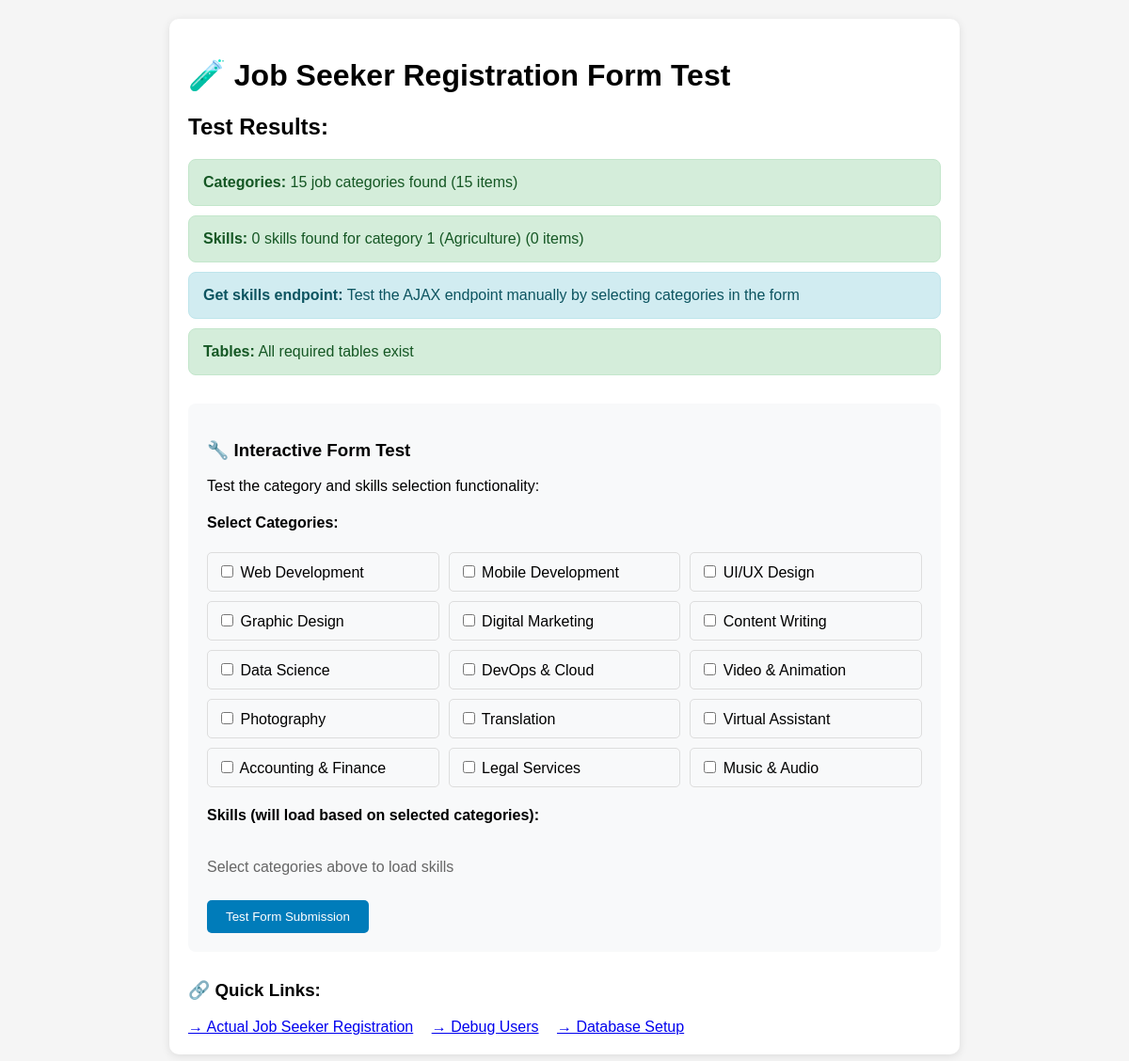
The page /test_job_seeker_form.php on the database its author committed.
### tables this page shows
CREATE TABLE job_categories (
    id INT AUTO_INCREMENT PRIMARY KEY,
    name VARCHAR(100) UNIQUE NOT NULL,
    description TEXT NULL,
    icon VARCHAR(50) NULL,
    color VARCHAR(7) NULL,
    is_active TINYINT(1) DEFAULT 1,
    sort_order INT DEFAULT 0,
    created_at TIMESTAMP DEFAULT CURRENT_TIMESTAMP,
    INDEX idx_is_active (is_active),
    INDEX idx_sort_order (sort_order)
);

### test_job_seeker_form.php (the view, shortened to what this page needs)
<?php
require_once __DIR__ . '/inc/db.php';
$test_results = [];
try {
    $categories = $pdo->query("SELECT * FROM job_categories WHERE is_active = 1 ORDER BY sort_order")->fetchAll();
    $test_results['categories'] = [
        'status' => 'success',
        'count' => count($categories),
        'message' => count($categories) . ' job categories found'
    ];
} catch (Exception $e) {
    $test_results['categories'] = [
        'status' => 'error',
        'message' => 'Error loading categories: ' . $e->getMessage()
    ];
}
try {
    $skills = $pdo->query("
        SELECT s.*, sc.category_id
        FROM skills s
        JOIN skill_categories sc ON s.id = sc.skill_id
        WHERE sc.category_id = 1 AND s.is_active = 1
        ORDER BY s.name
    ")->fetchAll();
    $test_results['skills'] = [
        'status' => 'success',
        'count' => count($skills),
        'message' => count($skills) . ' skills found for category 1 (Agriculture)'
    ];
} catch (Exception $e) {
    $test_results['skills'] = [
        'status' => 'error',
        'message' => 'Error loading skills: ' . $e->getMessage()
    ];
}
$test_results['get_skills_endpoint'] = [
    'status' => 'info',
    'message' => 'Test the AJAX endpoint manually by selecting categories in the form'
];
$missing_tables = [];
if (empty($missing_tables)) {
    $test_results['tables'] = [
        'status' => 'success',
        'message' => 'All required tables exist'
    ];
} else {
    $test_results['tables'] = [
        'status' => 'error',
        'message' => 'Missing tables: ' . implode(', ', $missing_tables)
    ];
}
?>
<!DOCTYPE html>
<html lang="en">
<head>
</head>
<body>
    <div class="container">
        <h1>🧪 Job Seeker Registration Form Test</h1>
        <h2>Test Results:</h2>
        <?php foreach ($test_results as $test_name => $result): ?>
            <div class="test-result <?= $result['status'] ?>">
                <strong><?= ucfirst(str_replace('_', ' ', $test_name)) ?>:</strong>
                <?= htmlspecialchars($result['message']) ?>
                <?php if (isset($result['count'])): ?>
                    <span style="font-weight: normal;"> (<?= $result['count'] ?> items)</span>
                <?php endif; ?>
            </div>
        <?php endforeach; ?>
        <div class="form-test">
            <h3>🔧 Interactive Form Test</h3>
            <p>Test the category and skills selection functionality:</p>
            <form method="post">
                <h4>Select Categories:</h4>
                <div class="categories-grid">
                    <?php if (isset($categories)): ?>
                        <?php foreach ($categories as $category): ?>
                            <label class="category-item">
                                <input type="checkbox" name="test_categories[]" value="<?= $category['id'] ?>" onchange="loadTestSkills()">
                                <?= htmlspecialchars($category['name']) ?>
                            </label>
                        <?php endforeach; ?>
                    <?php endif; ?>
                </div>
                <h4>Skills (will load based on selected categories):</h4>
                <div id="test-skills-container" class="skills-grid">
                    <p style="color: #666;">Select categories above to load skills</p>
                </div>
                <button type="submit" name="test_submit">Test Form Submission</button>
            </form>
        </div>
        <div style="margin-top: 30px;">
            <h3>🔗 Quick Links:</h3>
            <a href="signup.php?role=job_seeker" style="margin-right: 15px;">→ Actual Job Seeker Registration</a>
            <a href="debug_users.php" style="margin-right: 15px;">→ Debug Users</a>
            <a href="setup_database.php">→ Database Setup</a>
        </div>
    </div>
</body>
</html>

### test_job_seeker_form.php (style rules this page uses)
body { font-family: Arial, sans-serif; margin: 20px; background: #f5f5f5; }
.container { max-width: 800px; margin: 0 auto; background: white; padding: 20px; border-radius: 10px; box-shadow: 0 2px 10px rgba(0,0,0,0.1); }
.test-result { margin: 10px 0; padding: 15px; border-radius: 8px; }
.success { background: #d4edda; color: #155724; border: 1px solid #c3e6cb; }
.info { background: #d1ecf1; color: #0c5460; border: 1px solid #bee5eb; }
.form-test { margin-top: 30px; padding: 20px; background: #f8f9fa; border-radius: 8px; }
.categories-grid { display: grid; grid-template-columns: repeat(auto-fit, minmax(200px, 1fr)); gap: 10px; margin: 10px 0; }
.category-item { padding: 10px; border: 1px solid #ddd; border-radius: 5px; cursor: pointer; }
.skills-grid { display: grid; grid-template-columns: repeat(auto-fit, minmax(150px, 1fr)); gap: 5px; margin: 10px 0; }
button { background: #007cba; color: white; padding: 10px 20px; border: none; border-radius: 5px; cursor: pointer; }

### rows shown on the page
job_categories: name "Web Development"
job_categories: name "Mobile Development"
job_categories: name "UI/UX Design"
job_categories: name "Graphic Design"
job_categories: name "Digital Marketing"
job_categories: name "Content Writing"
job_categories: name "Data Science"
job_categories: name "DevOps & Cloud"
job_categories: name "Video & Animation"
job_categories: name "Photography"
job_categories: name "Translation"
job_categories: name "Virtual Assistant"
job_categories: name "Accounting & Finance"
job_categories: name "Legal Services"
job_categories: name "Music & Audio"

### other values the page prints
str_replace('_', ' ', $test_name) "Categories"
$result['message'] "15 job categories found"
$result['count'] "15"
str_replace('_', ' ', $test_name) "Skills"
$result['message'] "0 skills found for category 1 (Agriculture)"
$result['count'] "0"
str_replace('_', ' ', $test_name) "Get skills endpoint"
$result['message'] "Test the AJAX endpoint manually by selecting categories in the form"
str_replace('_', ' ', $test_name) "Tables"
$result['message'] "All required tables exist"
